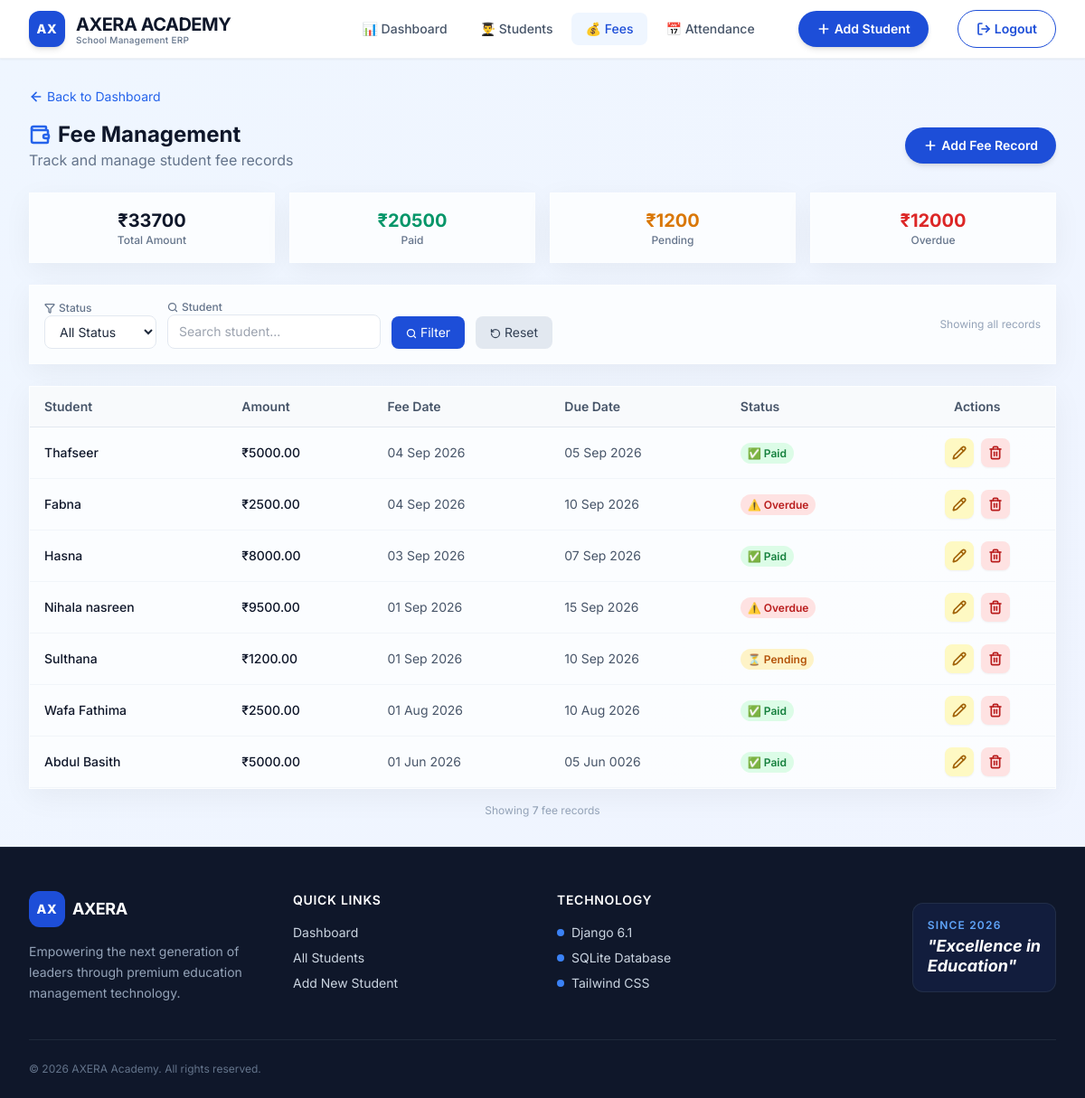
Screenshot of /fees/ (signed in) with the database file from the repository.
### students/models.py (models this page shows, shortened)
class Fee(models.Model):
    STATUS_CHOICES = [
        ('Paid', 'Paid'),
        ('Pending', 'Pending'),
        ('Overdue', 'Overdue'),
    ]
    student = models.ForeignKey(Student, on_delete=models.CASCADE, related_name='fees')
    amount = models.DecimalField(max_digits=10, decimal_places=2)
    fee_date = models.DateField(default=timezone.now)
    due_date = models.DateField()
    status = models.CharField(max_length=10, choices=STATUS_CHOICES, default='Pending')
    description = models.CharField(max_length=200, blank=True)
    class Meta:
        ordering = ['-fee_date']

class Student(models.Model):
    GENDER_CHOICES = [
        ('Male', 'Male'),
        ('Female', 'Female'),
        ('Other', 'Other'),
    ]
    name = models.CharField(max_length=100)
    age = models.IntegerField()
    gender = models.CharField(max_length=10, choices=GENDER_CHOICES)
    class_name = models.CharField(max_length=50)
    phone = models.CharField(max_length=15)
    email = models.EmailField()
    address = models.TextField()
    admission_date = models.DateField(default=timezone.now)
    is_active = models.BooleanField(default=True)
    class Meta:
        ordering = ['-id']

### students/views.py (the view)
# urls.py: path('fees/', views.fee_list, name='fee_list'),
@login_required
def fee_list(request):
    fees = (
        Fee.objects
        .all()
        .select_related('student')
    )
    status_filter = request.GET.get(
        'status',
        ''
    )
    if status_filter:
        fees = fees.filter(
            status=status_filter
        )
    student_filter = request.GET.get(
        'student',
        ''
    )
    if student_filter:
        fees = fees.filter(
            student__name__icontains=student_filter
        )
    total_amount = (
        fees.aggregate(Sum('amount'))['amount__sum']
        or 0
    )
    paid_amount = (
        fees
        .filter(status='Paid')
        .aggregate(Sum('amount'))['amount__sum']
        or 0
    )
    pending_amount = (
        fees
        .filter(status='Pending')
        .aggregate(Sum('amount'))['amount__sum']
        or 0
    )
    overdue_amount = (
        fees
        .filter(status='Overdue')
        .aggregate(Sum('amount'))['amount__sum']
        or 0
    )
    context = {
        'fees': fees,
        'total_amount': total_amount,
        'paid_amount': paid_amount,
        'pending_amount': pending_amount,
        'overdue_amount': overdue_amount,
        'status_filter': status_filter,
    }
    return render(
        request,
        'fee_list.html',
        context
    )

### students/templates/fee_list.html (shortened to what this page needs)
{% extends 'base.html' %}
{% load static %}
{% block content %}
<div class="animate-fade-up">
    <a href="{% url 'dashboard' %}" class="inline-flex items-center text-sm text-blue-600 hover:text-blue-800 mb-4 transition-colors">
        <i data-lucide="arrow-left" class="w-4 h-4 mr-1"></i> Back to Dashboard
    </a>
    <div class="flex flex-col md:flex-row justify-between items-start md:items-center gap-4 mb-6">
        <div>
            <h2 class="text-2xl font-bold text-slate-900 flex items-center gap-2">
                <i data-lucide="wallet" class="w-6 h-6 text-blue-600"></i>
                Fee Management
            </h2>
            <p class="text-slate-500">Track and manage student fee records</p>
        </div>
        <a href="{% url 'add_fee' %}" class="inline-flex items-center px-5 py-2.5 rounded-full text-sm font-semibold text-white bg-blue-700 hover:bg-blue-800 shadow-md transition-all duration-300 hover:scale-105">
            <i data-lucide="plus" class="w-4 h-4 mr-1"></i>
            Add Fee Record
        </a>
    </div>
    <div class="grid grid-cols-2 md:grid-cols-4 gap-4 mb-6">
        <div class="premium-card p-4 text-center hover:border-blue-200 transition">
            <div class="text-xl font-bold text-slate-900">₹{{ total_amount|floatformat:0 }}</div>
            <div class="text-xs text-slate-500 font-medium">Total Amount</div>
        </div>
        <div class="premium-card p-4 text-center hover:border-emerald-200 transition">
            <div class="text-xl font-bold text-emerald-600">₹{{ paid_amount|floatformat:0 }}</div>
            <div class="text-xs text-slate-500 font-medium">Paid</div>
        </div>
        <div class="premium-card p-4 text-center hover:border-amber-200 transition">
            <div class="text-xl font-bold text-amber-600">₹{{ pending_amount|floatformat:0 }}</div>
            <div class="text-xs text-slate-500 font-medium">Pending</div>
        </div>
        <div class="premium-card p-4 text-center hover:border-red-200 transition">
            <div class="text-xl font-bold text-red-600">₹{{ overdue_amount|floatformat:0 }}</div>
            <div class="text-xs text-slate-500 font-medium">Overdue</div>
        </div>
    </div>
    <div class="premium-card p-4 mb-6">
        <form method="GET" class="flex flex-wrap gap-3 items-end">
            <div>
                <label class="text-xs font-medium text-slate-500 flex items-center gap-1">
                    <i data-lucide="filter" class="w-3 h-3"></i> Status
                </label>
                <select name="status" class="block w-full px-3 py-2 text-sm border rounded-lg focus:ring-2 focus:ring-blue-500 bg-white">
                    <option value="">All Status</option>
                </select>
            </div>
            <div>
                <label class="text-xs font-medium text-slate-500 flex items-center gap-1">
                    <i data-lucide="search" class="w-3 h-3"></i> Student
                </label>
                <input type="text" name="student" placeholder="Search student..."
                       value="{{ request.GET.student }}"
                       class="block w-full px-3 py-2 text-sm border rounded-lg focus:ring-2 focus:ring-blue-500 bg-white">
            </div>
            <button type="submit" class="px-4 py-2 bg-blue-700 text-white rounded-lg text-sm hover:bg-blue-800 transition shadow-sm">
                <i data-lucide="search" class="w-3 h-3 inline"></i> Filter
            </button>
            <a href="{% url 'fee_list' %}" class="px-4 py-2 bg-slate-200 text-slate-700 rounded-lg text-sm hover:bg-slate-300 transition">
                <i data-lucide="rotate-ccw" class="w-3 h-3 inline"></i> Reset
            </a>
            <span class="text-xs text-slate-400 ml-auto self-center">
                {% if status_filter or request.GET.student %}
                    🔍 Filtered:
                    {% if status_filter %}<span class="font-medium">{{ status_filter }}</span>{% endif %}
                    {% if request.GET.student %}<span class="font-medium">"{{ request.GET.student }}"</span>{% endif %}
                {% else %}
                    Showing all records
                {% endif %}
            </span>
        </form>
    </div>
    <div class="premium-card p-0 overflow-hidden">
        <div class="overflow-x-auto">
            <table class="w-full text-sm">
                <thead class="bg-slate-50 border-b border-slate-200">
                    <tr>
                        <th class="px-4 py-3 text-left font-semibold text-slate-600">Student</th>
                        <th class="px-4 py-3 text-left font-semibold text-slate-600">Amount</th>
                        <th class="px-4 py-3 text-left font-semibold text-slate-600">Fee Date</th>
                        <th class="px-4 py-3 text-left font-semibold text-slate-600">Due Date</th>
                        <th class="px-4 py-3 text-left font-semibold text-slate-600">Status</th>
                        <th class="px-4 py-3 text-center font-semibold text-slate-600">Actions</th>
                    </tr>
                </thead>
                <tbody>
                    {% for fee in fees %}
                    <tr class="border-b border-slate-100 hover:bg-slate-50 transition group">
                        <td class="px-4 py-3">
                            <a href="{% url 'student_profile' fee.student.id %}" class="text-slate-900 hover:text-blue-600 hover:underline font-medium">
                                {{ fee.student.name }}
                            </a>
                        </td>
                        <td class="px-4 py-3 font-medium text-slate-900">₹{{ fee.amount }}</td>
                        <td class="px-4 py-3 text-slate-600">{{ fee.fee_date|date:"d M Y" }}</td>
                        <td class="px-4 py-3 text-slate-600">{{ fee.due_date|date:"d M Y" }}</td>
                        <td class="px-4 py-3">
                            <span class="px-2 py-1 rounded-full text-xs font-semibold {% if fee.status == 'Paid' %}bg-green-100 text-green-700{% elif fee.status == 'Pending' %}bg-amber-100 text-amber-700{% else %}bg-red-100 text-red-700{% endif %}">
                                {% if fee.status == 'Paid' %}✅{% elif fee.status == 'Pending' %}⏳{% else %}⚠️{% endif %}
                                {{ fee.status }}
                            </span>
                        </td>
                        <td class="px-4 py-3 text-center">
                            <div class="flex items-center justify-center gap-2">
                                <a href="{% url 'update_fee' fee.id %}"
                                   class="inline-flex items-center p-2 bg-yellow-100 text-yellow-700 rounded-lg hover:bg-yellow-200 transition-colors shadow-sm"
                                   title="Edit Fee Record">
                                    <i data-lucide="pencil" class="w-4 h-4"></i>
                                </a>
                                <form method="POST" action="{% url 'delete_fee' fee.id %}"
                                      style="display:inline;"
                                      onsubmit="return confirm('Delete this fee record for {{ fee.student.name }}?')">
                                    <button type="submit"
                                            class="inline-flex items-center p-2 bg-red-100 text-red-700 rounded-lg hover:bg-red-200 transition-colors shadow-sm"
                                            title="Delete Fee Record">
                                        <i data-lucide="trash-2" class="w-4 h-4"></i>
                                    </button>
                                </form>
                            </div>
                        </td>
                    </tr>
                    {% endfor %}
                </tbody>
            </table>
        </div>
    </div>
    <div class="mt-4 text-xs text-slate-400 text-center">
        Showing <span class="font-medium">{{ fees|length }}</span> fee records
    </div>
</div>
{% endblock %}

### students/static/css/style.css (style rules this page uses)
body { background: linear-gradient(135deg, #eff6ff 0%, #f0f4ff 30%, #fff7ed 70%, #fef3c7 100%); background-size: 400% 400%; animation: gradientMove 20s ease-in-out infinite alternate; font-family: 'Inter', -apple-system, BlinkMacSystemFont, "Segoe UI", Roboto, Helvetica, Arial, sans-serif; min-height: 100vh; position: relative; }
.premium-card { background: rgba(255, 255, 255, 0.8); backdrop-filter: blur(4px); -webkit-backdrop-filter: blur(4px); border: 1px solid rgba(255, 255, 255, 0.6); box-shadow: 0 8px 32px rgba(0, 0, 0, 0.04); transition: all 0.3s cubic-bezier(0.4, 0, 0.2, 1); }
button, a, input, select, textarea { transition: all 0.2s ease-in-out; }
.lucide { stroke-width: 2.5; }
.premium-card { background: rgba(255, 255, 255, 0.75) !important; backdrop-filter: blur(12px) !important; -webkit-backdrop-filter: blur(12px) !important; border: 1px solid rgba(255, 255, 255, 0.5) !important; box-shadow: 0 8px 32px rgba(0, 0, 0, 0.05) !important; transition: all 0.3s cubic-bezier(0.4, 0, 0.2, 1) !important; }
input, select, textarea { width: 100%; padding: 10px 14px; border: 1px solid #e2e8f0; border-radius: 10px; font-size: 14px; transition: all 0.2s; background: white; }
.animate-fade-up { animation: fadeInUp 0.6s ease-out forwards; }

### templates/base.html (style rules this page uses)
.animate-fade-up { animation: fadeInUp 0.6s ease-out forwards; }
body { font-family: 'Inter', sans-serif; }

### rows the page displays
Fee: student.name "Thafseer", amount "5000.00", fee_date "04 Sep 2026", due_date "05 Sep 2026", status "Paid"
Fee: student.name "Fabna", amount "2500.00", fee_date "04 Sep 2026", due_date "10 Sep 2026", status "Overdue"
Fee: student.name "Hasna", amount "8000.00", fee_date "03 Sep 2026", due_date "07 Sep 2026", status "Paid"
Fee: student.name "Nihala nasreen", amount "9500.00", fee_date "01 Sep 2026", due_date "15 Sep 2026", status "Overdue"
Fee: student.name "Sulthana", amount "1200.00", fee_date "01 Sep 2026", due_date "10 Sep 2026", status "Pending"
Fee: student.name "Wafa Fathima", amount "2500.00", fee_date "01 Aug 2026", due_date "10 Aug 2026", status "Paid"
Fee: student.name "Abdul Basith", amount "5000.00", fee_date "01 Jun 2026", due_date "05 Jun 0026", status "Paid"

### other values shown
{{ total_amount|floatformat:0 }} "33700"
{{ paid_amount|floatformat:0 }} "20500"
{{ pending_amount|floatformat:0 }} "1200"
{{ overdue_amount|floatformat:0 }} "12000"
{{ fees|length }} "7"
